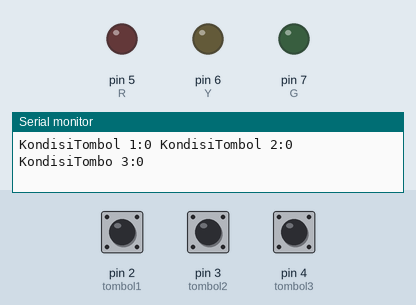
Recording of a sketch running on a simulated Arduino Uno, built with avr-gcc and run on an emulated ATmega328P. Parts: output pins drawn as LEDs (lit = HIGH), the last lines printed to the serial monitor. The inputs (shaded band) are chosen by the test bench; at power-on: pin 2 (tombol1) LOW, pin 3 (tombol2) LOW, pin 4 (tombol3) LOW.

Above: at 1.2 s.
1.3 s: pin 2 (tombol1) pulled HIGH for 0.15 s
At 1.47 s:
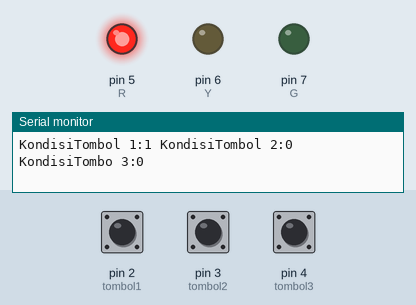
3.0 s: pin 2 (tombol1) pulled HIGH for 3.2 s
At 7.4 s:
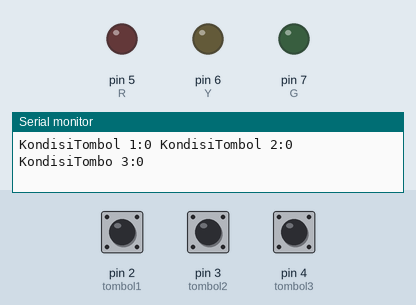
9.2 s: pin 3 (tombol2) pulled HIGH for 3.2 s
At 9.7 s:
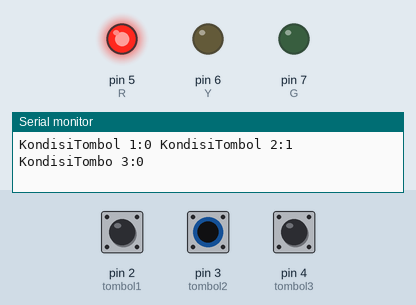
Timing chart, 0 to 14.0 s (numbered marks = the images above; inputs shaded):
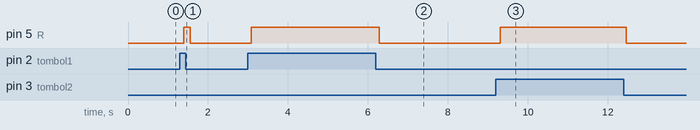

The sketch:

1.Fungsi_Or_Tombol.ino
```cpp
//inisialisasi
//Untuk Tombol
int tombol1=2;
int tombol2=3;
int tombol3=4;

//Untuk LED
int R=5;
int Y=6;
int G=7;

void setup() {
 Serial.begin(9600);
 pinMode (tombol1,INPUT);
 pinMode (tombol2,INPUT);
 pinMode (tombol3,INPUT);
 pinMode (R,OUTPUT);
 pinMode (Y,OUTPUT);
 pinMode (G, OUTPUT);

}

void loop(){
  //baca Data
  int bacaTombol1=digitalRead(tombol1);
  int bacaTombol2=digitalRead(tombol2);
  int bacaTombol3=digitalRead(tombol3);

  //post serial atau print serial
  Serial.print ("KondisiTombol 1:" + String (bacaTombol1));
  Serial.print (" KondisiTombol 2:" + String (bacaTombol2));
  Serial.print (" KondisiTombo 3:" + String (bacaTombol3));
  Serial.println();

  //logika

  //Start Tombol 1
  if (bacaTombol1==1 or bacaTombol2 ==1 ){
    digitalWrite (R, HIGH);
  }else{
      digitalWrite(R,LOW);
  }
 //Stop Tombol 1

 //Start Tombol 2
 // if (bacaTombol2==1){digitalWrite (Y, HIGH);}else{digitalWrite(Y,LOW);}
 //Stop Tombol 2

 // Bisa di tulis kepinggir atau kebawah biar jelas

 //Start Tombol 3
 // if (bacaTombol3==1){
  //  digitalWrite (G, HIGH);
  //}else{
    //  digitalWrite(G,LOW);
 // }
  //Stop Tombol 3


}
```

Measured:
- after the input at 1.3 s, pin 5 (R): LOW → HIGH after 0.09 s, → LOW 0.17 s later
- after the input at 3.0 s, pin 5 (R): LOW → HIGH after 0.08 s, → LOW 3.2 s later
- after the input at 9.2 s, pin 5 (R): LOW → HIGH after 0.11 s, → LOW 3.1 s later
